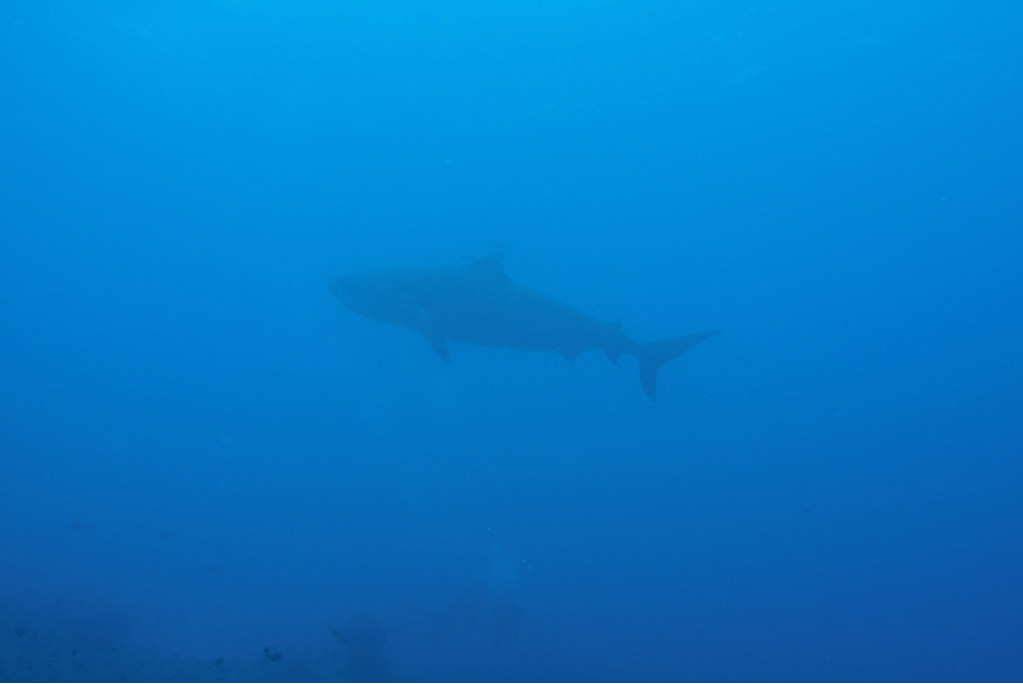
#> input picture Image Processing/Shark Attack/Shark 2.PNG, 1023 x 684 px
$ jupyter execute SharkAttack1.ipynb
#> lines starting #> are read from the running program, lines starting #| are printed output that depends on the picture; after the words box and inside, x2 and y2 are one past the last pixel; in counts of white or black regions, pixels touching at a corner belong together
# Shark Attack - James Lawlor, C22388703

#### Convert to an appropriate colourspace to exaggerate the fish/sea difference
#### Enhance the images to increase contrast and definition
#### Enhance the fish portion of the image
#### Automatically crop and rotate the image to contain only the fish
#### The final image should be an enhanced image of the fish with a clean minimal background

##### Step 1: Import the image, convert to RGB.
##### Step 2: Use a kernel to sharpen the image.
##### Step 3: Convert to HSV, and take only the V, for value.
##### Step 4: Use "cv2.fastNlMeansDenoising()" to denoise the image.
##### Step 5: Use kernels to get four gradients: 2 vertical, from top and bottom, and 2 horizontal, from left and right.
##### Step 6: Add together the four gradient image to get 1 image that shows the outline in the image.
##### Step 7: Step all pixels above or below a certain value to either black or white, to get a binary image. The outline should be white.
##### Step 8: Find a position within the outline by averaging the positions of all white pixels.
##### Step 9: Use "cv2.floodFill()" to fill in the outline. This produces a mask, where the fish is fully white, and the rest is black.
##### Step 10: Because this is a binary image, the pixels are either 1 or 0. Multiply by 255, as uint8, to get back to a full colour range.
##### Step 11: Use "cv2.bitwise_not()" to flip the colours of the image, then convert from Gray to RGB.
##### Step 12: Then, use "cv2.bitwise_and()" on the mask and the original image, to capture only the white area of the mask (i.e. the fish).
##### Step 13: Lastly, I converted the image to RGBA, and inserted a copy of the original single-channel greyscale mask into the alpha channel, for transparency.

[cell 1]
import cv2 as cv2
import numpy as np
from matplotlib import pyplot as plt
from matplotlib import image as image


I = cv2.imread('Shark 2.PNG')
#> I is the input picture: shape (684, 1023, 3); mean B, G, R 198.3, 120.8, 5.3
I = cv2.cvtColor(I, cv2.COLOR_BGR2RGB)

Original = I.copy()

plt.imshow(I)

k = np.array([[-2,-4,-2], [-4,25,-4], [-2,-4,-2]], dtype=float)

sharp = cv2.filter2D(I,ddepth=-1,kernel=k)

plt.show()
plt.imshow(sharp)

[cell 2]
iHSV = cv2.cvtColor(I, cv2.COLOR_RGB2HSV)
#> iHSV: shape (684, 1023, 3); mean H, S, V 102.2, 247.6, 198.3

v = iHSV[:,:,2]
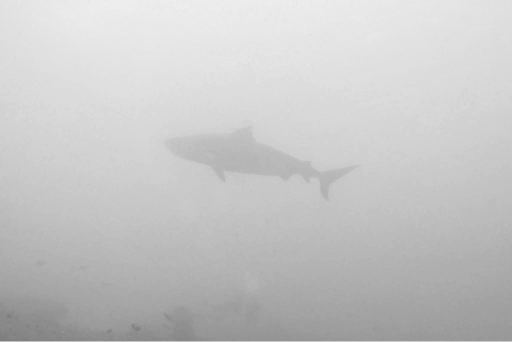
#> v: shape (684, 1023) (shown at 1/2 size); min 122, max 254, mean 198.3

dst = cv2.fastNlMeansDenoising(v,None,3,9,35)

plt.imshow(dst, cmap="gray")

[cell 3]
k = np.array([[-5,-10,-5], [0,0,0], [5,10,5]], dtype=float)

bottom = cv2.filter2D(dst,ddepth=-1,kernel=k)

plt.imshow(bottom, cmap="gray")

[cell 4]
k = np.array([[5,10,5], [0,0,0], [-5,-10,-5]], dtype=float)

top = cv2.filter2D(dst,ddepth=-1,kernel=k)

plt.imshow(top, cmap="gray")

[cell 5]
k = np.array([[-5,0,5], [-10,0,10], [-5,0,5]], dtype=float)

right = cv2.filter2D(dst,ddepth=-1,kernel=k)

plt.imshow(right, cmap="gray")

[cell 6]
k = np.array([[5,0,-5], [10,0,-10], [5,0,-5]], dtype=float)

left = cv2.filter2D(dst,ddepth=-1,kernel=k)

plt.imshow(left, cmap="gray")

[cell 7]
vertical = cv2.add(top, bottom)

plt.imshow(vertical, cmap="gray")

[cell 8]
horizontal = cv2.add(left, right)

plt.imshow(horizontal, cmap="gray")

[cell 9]
edges = cv2.add(vertical, horizontal)

plt.imshow(edges, cmap="gray")

[cell 10]
edges[edges >= 60] = 255
#> edges: shape (684, 1023); min 0, max 255, mean 10
edges[edges < 60] = 0
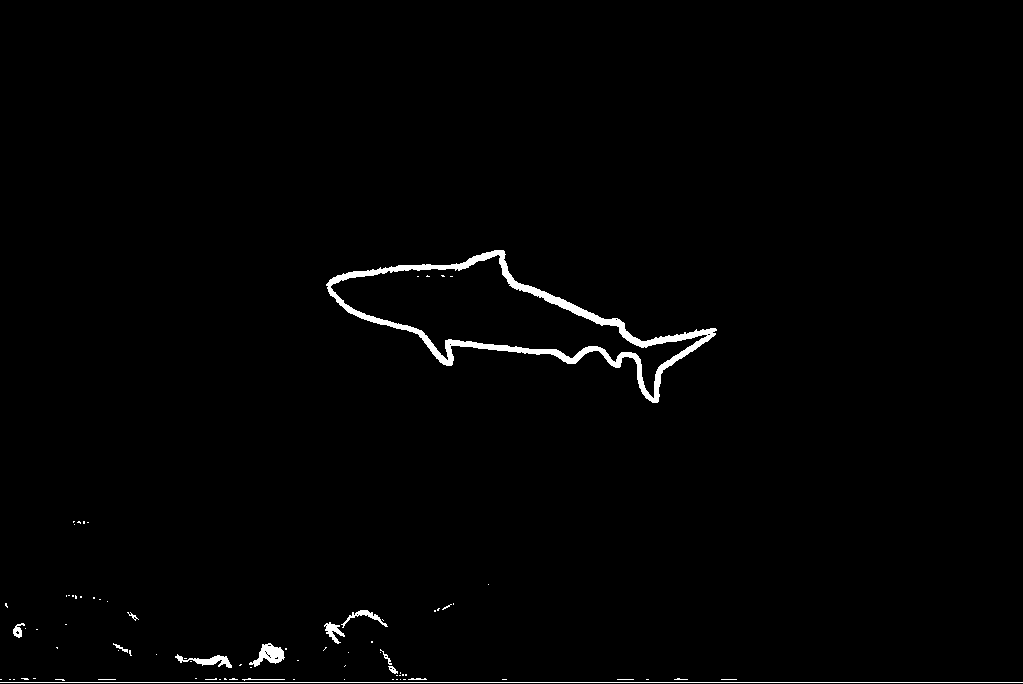
#> edges: shape (684, 1023); 1.2% white; 83 white regions (70 under 20 px)

plt.imshow(edges, cmap="gray")

[cell 11]
newEdges = np.full(edges.shape, 0, np.uint8)

contours, hierarchy = cv2.findContours(edges, mode = cv2.RETR_LIST, method = cv2.CHAIN_APPROX_SIMPLE)
#> contours = 101 contours, 91 with area under 20; largest, box (x1, y1, x2, y2) and area: (326, 250, 717, 403) 21656, (330, 254, 708, 399) 16782, (249, 643, 285, 667) 378, (175, 654, 232, 668) 242, (324, 622, 345, 644) 153
for cnt in contours:
    if 500<cv2.contourArea(cnt):
        cv2.drawContours(newEdges,[cnt],0,255,-1)
#> this loop made 101 passes
#> cnt on passes 1 to 8: [[0, 682], [1022, 682]], [[721, 679], [736, 679]], [[646, 679], [648, 679]], [[617, 679], [633, 679]], [[502, 679], [506, 679]], [[403, 679], [405, 679]], [[400, 679]], [[396, 679], [397, 679]]
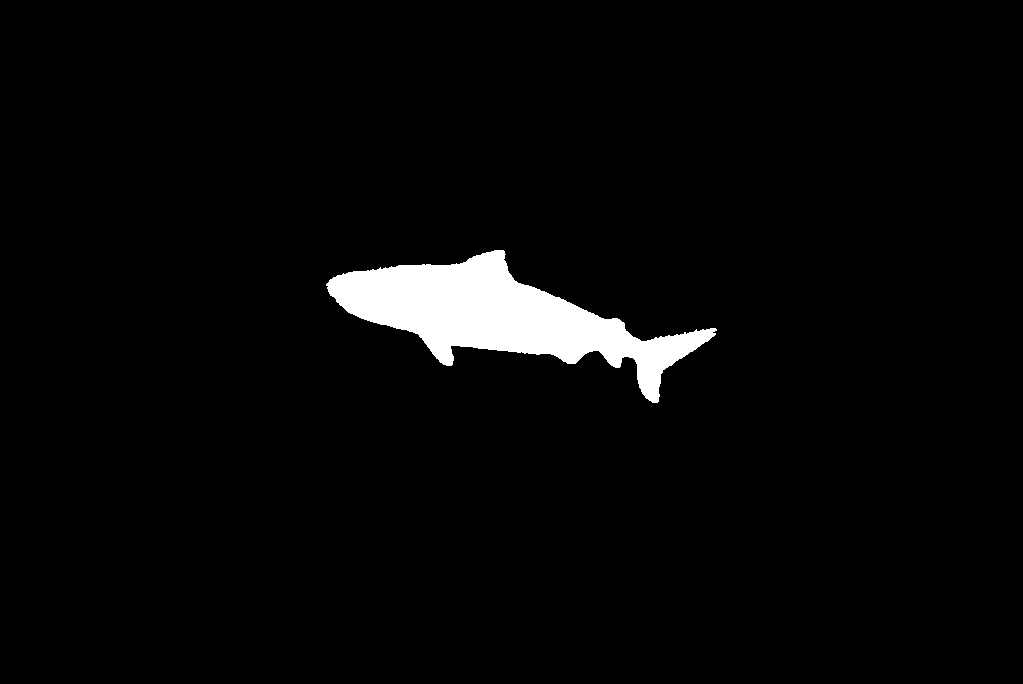
#> newEdges: shape (684, 1023); 3.2% white; 1 white region, box (x1, y1, x2, y2) and area: (326, 250, 717, 403) 22117

plt.imshow(newEdges, cmap="gray")

[cell 12]
h, w = edges.shape[:2]
mask = np.full((h+2, w+2), 0, np.uint8)


x_coord = int(np.average(np.where(edges > 100)[0]))
#> x_coord = 432
y_coord = int(np.average(np.where(edges > 100)[1]))
#> y_coord = 473

print(x_coord, y_coord)
#| 432 473

if x_coord > w:
    x_coord = w-1

elif x_coord < 0:
    x_coord = 0

if y_coord > h:
    y_coord = h-1

elif y_coord < 0:
    y_coord = 0

print(x_coord, y_coord)
#| 432 473

cv2.floodFill(edges, mask, (x_coord,y_coord), 255)
#> edges: shape (684, 1023); 97.5% white; 15 black regions (13 under 20 px), largest, box (x1, y1, x2, y2) and area: (331, 255, 707, 398) 16327, (0, 683, 1023, 684) 1023

plt.imshow(mask, cmap="gray")

[cell 13]
mask = (mask * 255).astype(np.uint8)

h, w = Original.shape[:2]

mask = mask[0:h, 0:w]

mask = cv2.bitwise_not(mask)
#> mask: shape (684, 1023); 3.6% white; 79 white regions (66 under 20 px), largest, box (x1, y1, x2, y2) and area: (327, 251, 718, 404) 22117, (1, 683, 1023, 684) 1022, (250, 644, 286, 668) 427

plt.imshow(mask, cmap="gray")

alpha = mask.copy()

mask = cv2.cvtColor(mask, cv2.COLOR_GRAY2RGB)

maskedImg = cv2.bitwise_and(mask, Original)

plt.show()
plt.imshow(maskedImg)

[cell 14]
print(maskedImg.shape)
#| (684, 1023, 3)

right = max(np.where(maskedImg > 175)[1])
#> right = 1022
left = min(np.where(maskedImg > 175)[1])
#> left = 1
bottom = max(np.where(maskedImg > 175)[0])
#> bottom = 683
top = min(np.where(maskedImg > 175)[0])
#> top = 251

croppedImage = maskedImg[top:bottom, left:right]
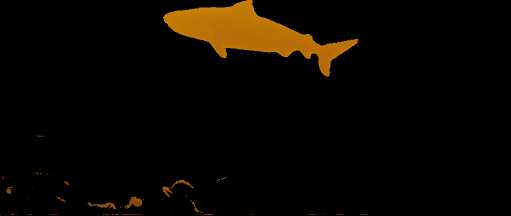
#> croppedImage: shape (432, 1021, 3) (shown at 1/2 size); mean B, G, R 0.3, 6.1, 10
print(left, right, top, bottom)
#| 1 1022 251 683

[cell 15]
result = cv2.cvtColor(maskedImg, cv2.COLOR_RGB2BGRA)

result[:,:,3] = alpha
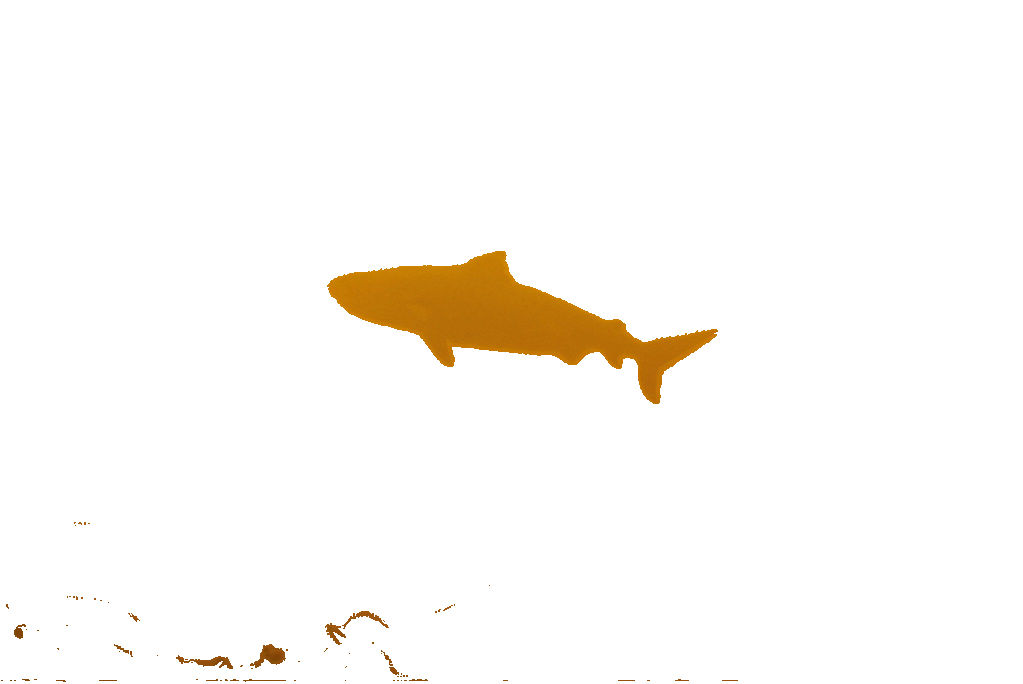
#> result: shape (684, 1023, 4); mean R, G, B, A 6.7, 4.2, 0.6, 9.1; transparent parts drawn white

#name = input("Please name your image:\n")

#cv2.imwrite(name, result)

$ run again, with Image Processing/Shark Attack/Shark 1.PNG copied over Image Processing/Shark Attack/Shark 2.PNG
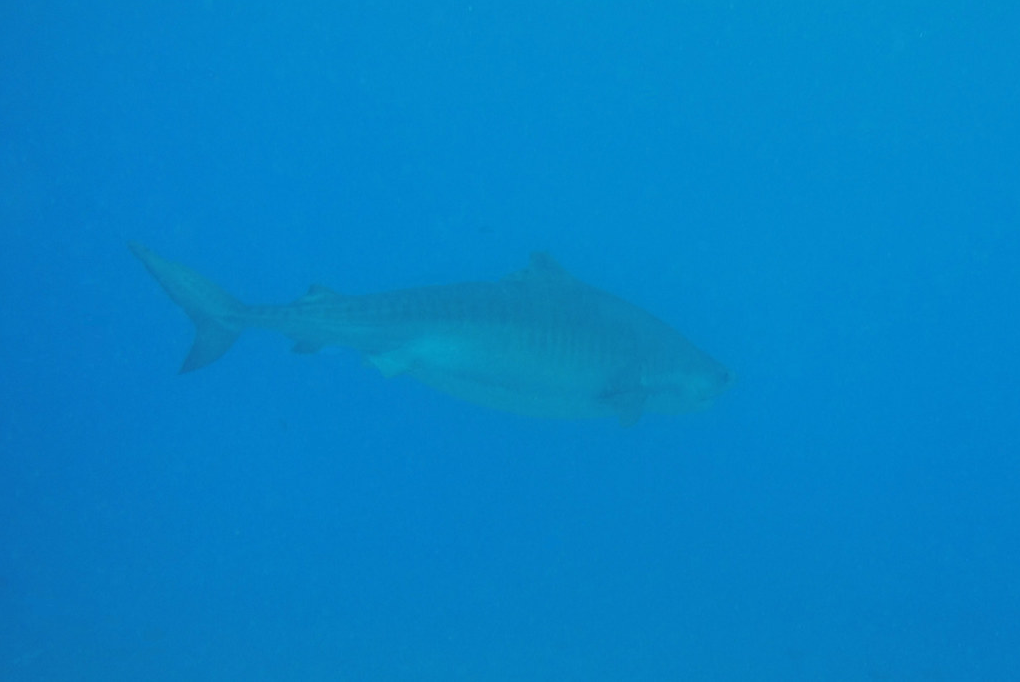
#> input picture Image Processing/Shark Attack/Shark 1.PNG, 1020 x 682 px
#> I is the input picture: shape (682, 1020, 3); mean B, G, R 198.7, 130, 4
#> iHSV: shape (682, 1020, 3); mean H, S, V 100.6, 249.8, 198.7
#> `edges[edges < 60] = 0`:
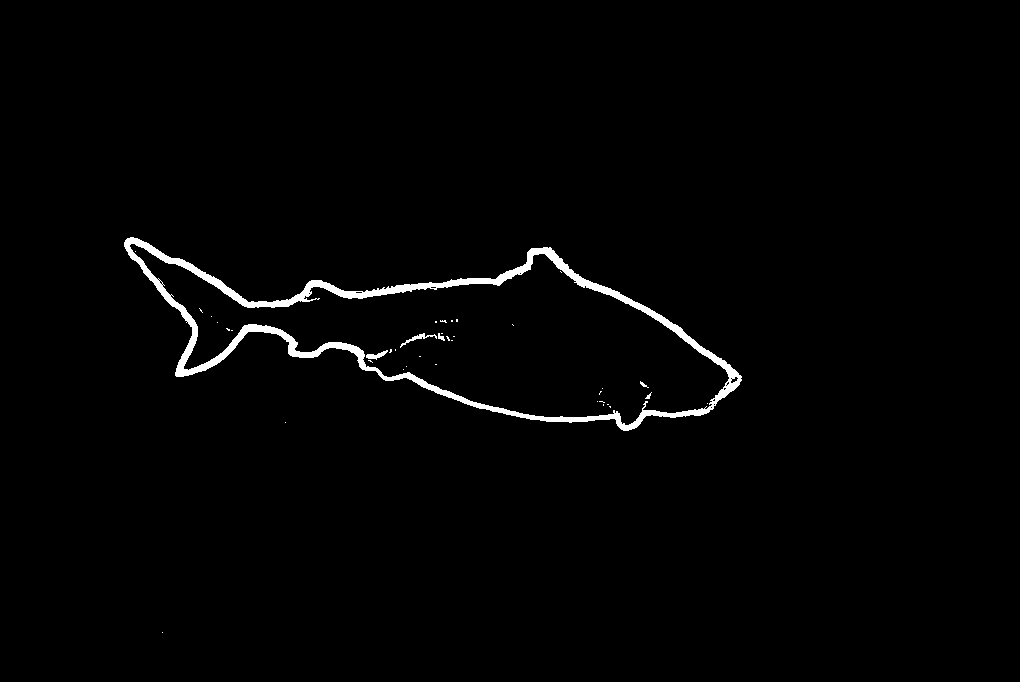
#> edges: shape (682, 1020); 1.4% white; 39 white regions (33 under 20 px)
#> contours = 56 contours, 51 with area under 20; largest, box (x1, y1, x2, y2) and area: (124, 237, 742, 431) 56076, (129, 243, 730, 426) 47760, (366, 350, 388, 360) 70, (400, 333, 437, 348) 66, (730, 376, 739, 384) 30
#> the loop `for cnt in contours:` made 56 passes
#> cnt on passes 1 to 8: [[162, 632]], [[285, 422]], [[710, 407], [711, 406], [712, 407], [711, 408]], [[609, 406], [610, 407], [610, 406]], [[713, 404], [714, 403], [715, 404], [714, 405]], [[607, 404], [608, 404]], [[603, 404], [603, 405]], [[707, 403]]
#> x_coord = 329
#> y_coord = 414
#| 329 414
#| 329 414
#| (682, 1020, 3)
#> `right = max(np.where(maskedImg > 175)[1])`: right = 742
#> `left = min(np.where(maskedImg > 175)[1])`: left = 125
#> `bottom = max(np.where(maskedImg > 175)[0])`: bottom = 633
#> `top = min(np.where(maskedImg > 175)[0])`: top = 238
#| 125 742 238 633
#> `result[:,:,3] = alpha`:
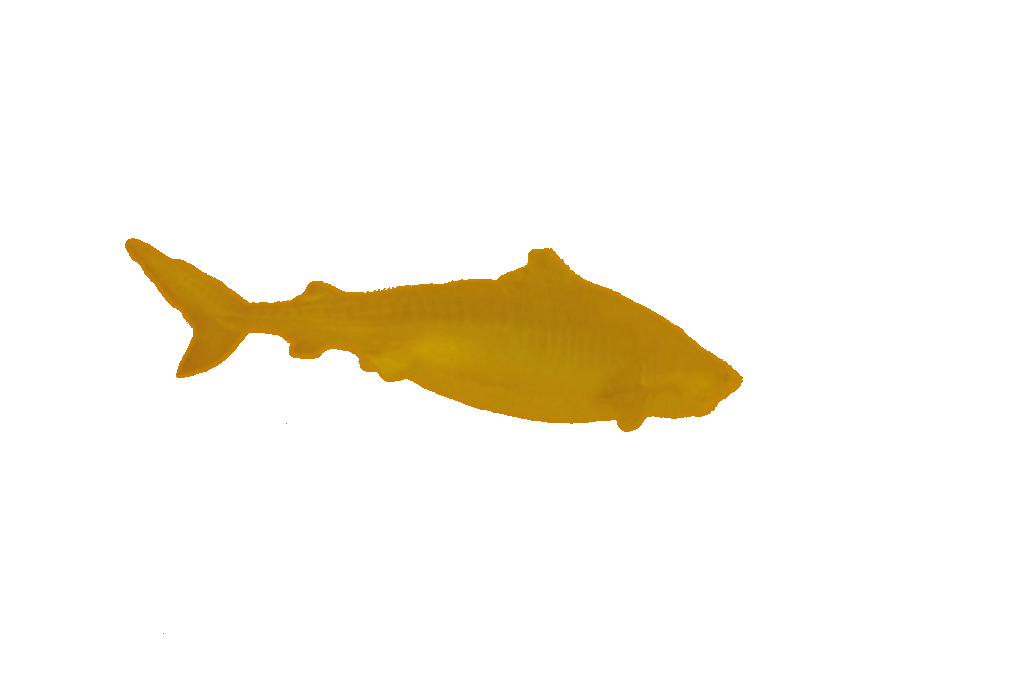
#> result: shape (682, 1020, 4); mean R, G, B, A 14.9, 10.7, 0.7, 20.8; transparent parts drawn white
